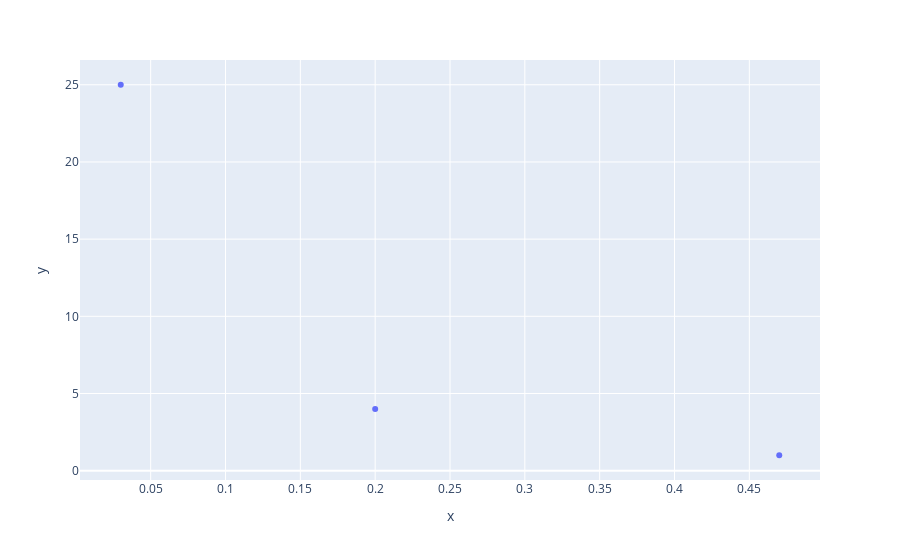

Source (notebook cell):
### Code cell
# Spectrum
px.scatter(y=[i**2 for i in a],x=ω)

### Figure 1 — Plotly figure (JSON) as saved in the notebook; plotly's stock layout.template omitted (floating-point values rounded to 4 significant figures)
{"data": [{"hovertemplate": "x=%{x}<br>y=%{y}<extra></extra>", "legendgroup": "", "marker": {"color": "#636efa", "symbol": "circle"}, "mode": "markers", "name": "", "orientation": "v", "showlegend": false, "type": "scatter", "x": [0.03, 0.2, 0.47], "xaxis": "x", "y": [25, 4, 1], "yaxis": "y"}], "layout": {"legend": {"tracegroupgap": 0}, "margin": {"t": 60}, "xaxis": {"anchor": "y", "domain": [0, 1], "title": {"text": "x"}}, "yaxis": {"anchor": "x", "domain": [0, 1], "title": {"text": "y"}}}}
